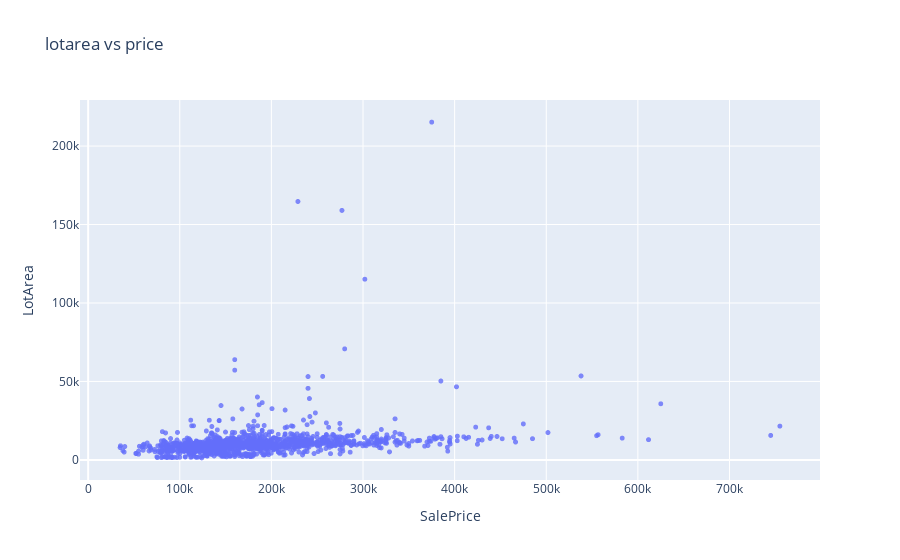

This figure's notebook cell:
### Code cell
fig = px.scatter(prices_df, 
                 x='SalePrice', 
                 y='LotArea', 
                 opacity=0.8,
                 title='lotarea vs price')
fig.update_traces(marker_size=5)
fig.show()

### Figure 1 — Plotly figure (JSON) as saved in the notebook; plotly's stock layout.template omitted (floating-point values rounded to 4 significant figures; data arrays with more than 128 entries replaced by an {"elided": "..."} marker saying what was removed)
{"data": [{"hovertemplate": "SalePrice=%{x}<br>LotArea=%{y}<extra></extra>", "legendgroup": "", "marker": {"color": "#636efa", "opacity": 0.8, "size": 5, "symbol": "circle"}, "mode": "markers", "name": "", "showlegend": false, "type": "scattergl", "x": {"elided": "1460 int values"}, "xaxis": "x", "y": {"elided": "1460 int values"}, "yaxis": "y"}], "layout": {"legend": {"tracegroupgap": 0}, "title": {"text": "lotarea vs price"}, "xaxis": {"anchor": "y", "domain": [0, 1], "title": {"text": "SalePrice"}}, "yaxis": {"anchor": "x", "domain": [0, 1], "title": {"text": "LotArea"}}}}
